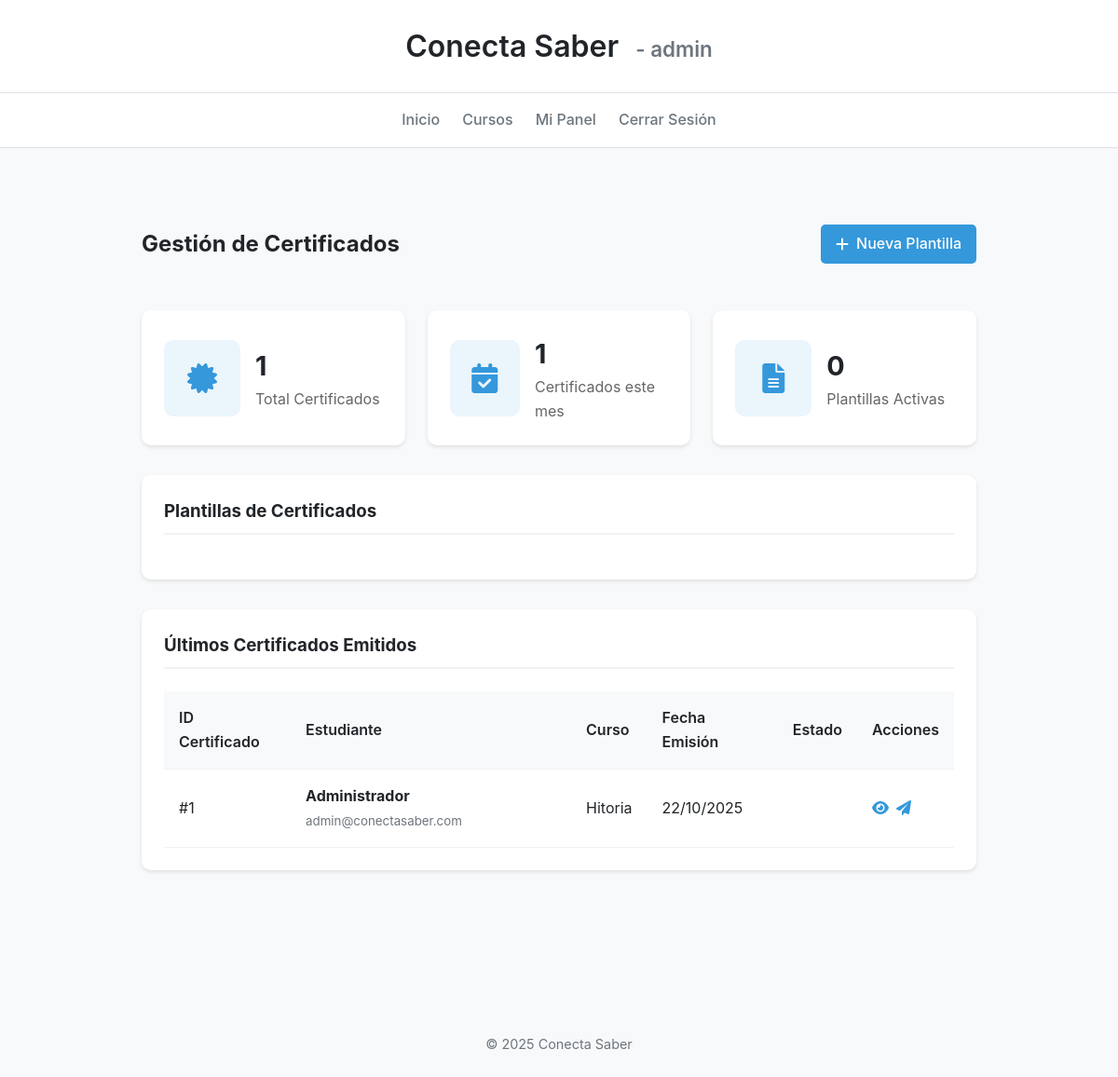
The app's page /administracion/certificados/ (signed in), older data.
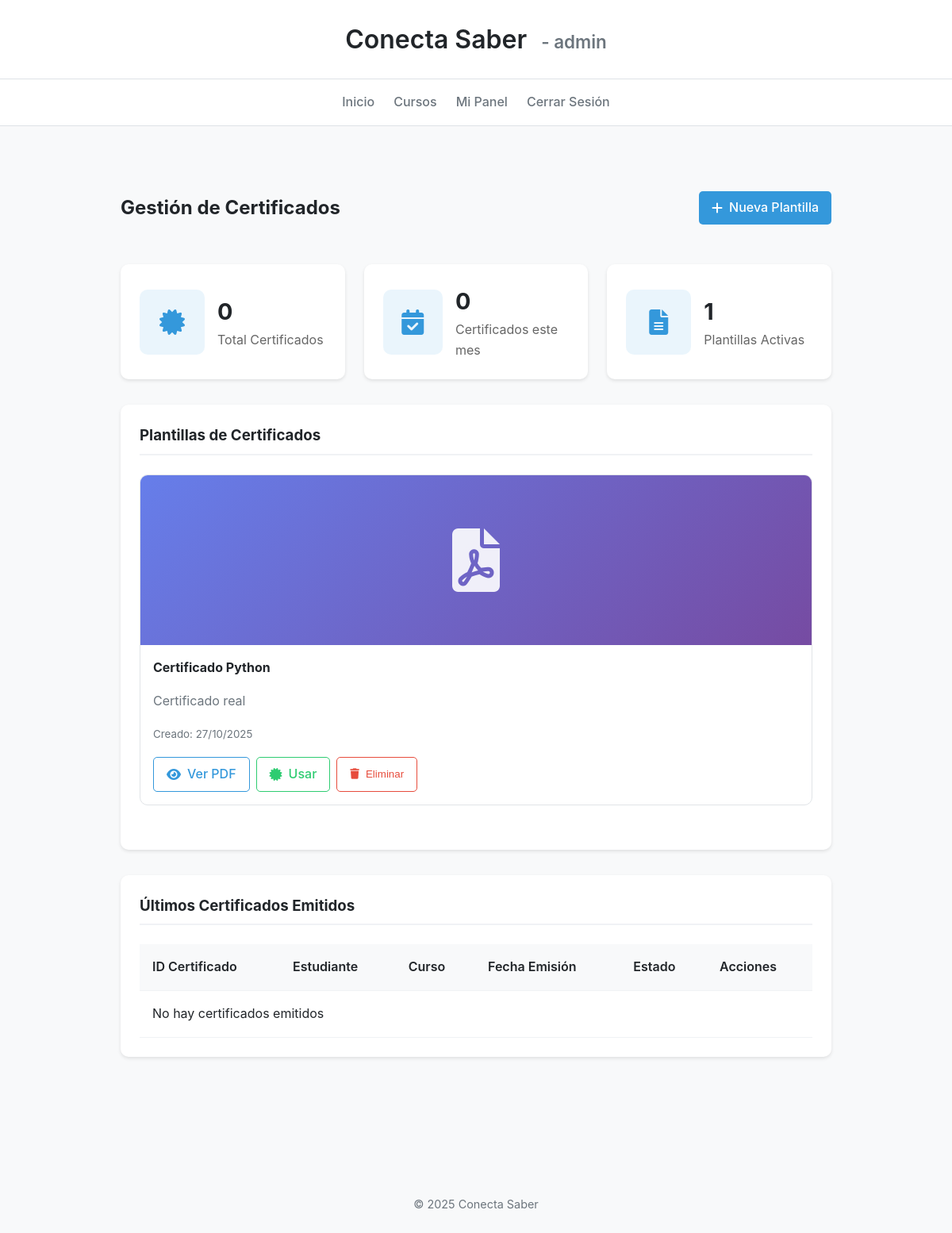
The same page, newer data.
### core/models.py (models this page shows, shortened)
class Certificado(models.Model):
    estudiante = models.ForeignKey(Usuario, on_delete=models.CASCADE, related_name='certificados')
    curso = models.ForeignKey(Curso, on_delete=models.CASCADE, related_name='certificados')
    fecha_emision = models.DateField(auto_now_add=True)
    codigo_unico_pdf = models.CharField(max_length=100, unique=True)
    archivo = models.FileField(upload_to='certificados/emitidos/')
    class Meta:
        ordering = ['-fecha_emision']
        unique_together = ('estudiante', 'curso')

class Usuario(AbstractUser):
    nombre_completo = models.CharField(max_length=100)
    es_estudiante = models.BooleanField(default=False)
    es_instructor = models.BooleanField(default=False)
    es_administrador = models.BooleanField(default=False)
    titulo_especialidad = models.CharField(max_length=100, blank=True, null=True, help_text="Título o especialidad del instructor (ej: 'Profesor de Historia', 'Ingeniero en Sistemas')")

class Curso(models.Model):
    instructor = models.ForeignKey(Usuario, on_delete=models.CASCADE, related_name='cursos')
    titulo = models.CharField(max_length=100)
    slug = models.SlugField(unique=True, blank=True)
    descripcion = models.TextField()
    precio = models.DecimalField(max_digits=10, decimal_places=2)
    tipo = models.CharField(
        max_length=20,
        choices=[('grabado', 'Grabado'), ('en vivo', 'En vivo')]
    )
    estado = models.CharField(
        max_length=20,
        choices=[('activo', 'Activo'), ('inactivo', 'Inactivo')],
        default='activo'
    )
    link_material = models.URLField(blank=True, null=True, help_text="Link opcional para material adicional del curso")
    archivo_pdf = models.FileField(upload_to='cursos/pdfs/', blank=True, null=True, help_text="Archivo PDF opcional para el curso")
    fecha_creacion = models.DateTimeField(auto_now_add=True)
    fecha_actualizacion = models.DateTimeField(auto_now=True)
    class Meta:
        ordering = ['-fecha_creacion']

class PlantillaCertificado(models.Model):
    nombre = models.CharField(max_length=100)
    descripcion = models.TextField(blank=True)
    archivo = models.FileField(upload_to='certificados/plantillas/')
    fecha_creacion = models.DateTimeField(auto_now_add=True)
    class Meta:
        ordering = ['-fecha_creacion']

### core/views.py (the view)
# urls.py: path('administracion/certificados/', views.admin_certificates, name='admin_certificates'),
@login_required
def admin_certificates(request: HttpRequest) -> HttpResponse:
    if not request.user.is_superuser:
        messages.error(request, 'No tienes permisos para acceder a esta sección.')
        return redirect('home')
    from .models import PlantillaCertificado
    from django.utils import timezone
    from datetime import timedelta
    certificados = Certificado.objects.all().order_by('-fecha_emision')
    plantillas = PlantillaCertificado.objects.all().order_by('-fecha_creacion')
    hoy = timezone.now()
    inicio_mes = hoy.replace(day=1)
    certificados_mes = Certificado.objects.filter(
        fecha_emision__gte=inicio_mes
    ).count()
    context = {
        'certificados': certificados,
        'plantillas': plantillas,
        'total_certificados': certificados.count(),
        'total_plantillas': plantillas.count(),
        'certificados_mes': certificados_mes,
    }
    return render(request, 'core/admin/certificates.html', context)

### core/templates/core/admin/certificates.html (shortened to what the changed rows need)
{% extends "core/base.html" %}
{% block content %}
<div class="admin-content">
    <div class="page-header">
        <h2>Gestión de Certificados</h2>
    </div>
    <div class="stats-grid">
        <div class="stat-card">
            <div class="stat-info">
                <h3>{{ total_certificados }}</h3>
                <p>Total Certificados</p>
            </div>
        </div>
        <div class="stat-card">
            <div class="stat-info">
                <h3>{{ certificados_mes }}</h3>
                <p>Certificados este mes</p>
            </div>
        </div>
        <div class="stat-card">
            <div class="stat-info">
                <h3>{{ total_plantillas }}</h3>
                <p>Plantillas Activas</p>
            </div>
        </div>
    </div>
    <div class="section">
        {% if plantillas %}
        <div class="template-grid">
            {% for plantilla in plantillas %}
            <div class="template-card">
                <div class="template-preview">
                    <i class="fas fa-file-pdf fa-5x"></i>
                </div>
                <div class="template-info">
                    <h4>{{ plantilla.nombre }}</h4>
                    <p class="text-muted">{{ plantilla.descripcion|default:"Sin descripción" }}</p>
                    <p class="text-muted"><small>Creado: {{ plantilla.fecha_creacion|date:"d/m/Y" }}</small></p>
                    <div class="template-actions">
                        <a href="{{ plantilla.archivo.url }}" class="btn btn-outline" target="_blank">
                            <i class="fas fa-eye"></i> Ver PDF
                        </a>
                        <a href="{% url 'admin_certificates' %}" class="btn btn-outline btn-success">
                            <i class="fas fa-certificate"></i> Usar
                        </a>
                        <button class="btn btn-outline btn-danger" onclick="deleteTemplate({{ plantilla.id }})">
                            <i class="fas fa-trash"></i> Eliminar
                        </button>
                    </div>
                </div>
            </div>
            {% endfor %}
        </div>
        {% endif %}
    </div>
    <div class="section">
        <div class="table-responsive">
            <table class="table">
                <thead>
                    <tr>
                        <th>ID Certificado</th>
                        <th>Estudiante</th>
                        <th>Curso</th>
                        <th>Fecha Emisión</th>
                        <th>Estado</th>
                        <th>Acciones</th>
                    </tr>
                </thead>
                <tbody>
                    {% for certificado in certificados %}
                    <tr>
                        <td>#{{ certificado.id }}</td>
                        <td>
                            <div class="user-info">
                                <strong>{{ certificado.estudiante.nombre_completo }}</strong>
                                <small class="text-muted d-block">{{ certificado.estudiante.email }}</small>
                            </div>
                        </td>
                        <td>{{ certificado.curso.titulo }}</td>
                        <td>{{ certificado.fecha_emision|date:"d/m/Y" }}</td>
                        <td>
                            <span class="status-badge {{ certificado.estado|lower }}">
                            </span>
                        </td>
                        <td>
                            <div class="action-buttons">
                                <a href="#" class="action-link" title="Ver" onclick="previewCertificate('{{ certificado.id }}')">
                                    <i class="fas fa-eye"></i>
                                </a>
                                <a href="#" class="action-link" title="Reenviar" onclick="resendCertificate('{{ certificado.id }}')">
                                    <i class="fas fa-paper-plane"></i>
                                </a>
                            </div>
                        </td>
                    </tr>
                    {% empty %}
                    <tr>
                        <td colspan="6" class="text-center">No hay certificados emitidos</td>
                    </tr>
                    {% endfor %}
                </tbody>
            </table>
        </div>
    </div>
</div>
{% endblock %}

Row changes from the older to the newer data that the page shows:
removed Certificado: id "1", estudiante.nombre_completo "Administrador", estudiante.email "admin@conectasaber.com", curso.titulo "Hitoria", fecha_emision "22/10/2025"
added PlantillaCertificado: nombre "Certificado Python", descripcion "Certificado real", fecha_creacion "27/10/2025"
Text that changed along with them:
{{ total_certificados }}: "1" → "0"
{{ certificados_mes }}: "1" → "0"
{{ total_plantillas }}: "0" → "1"
text now shown: "No hay certificados emitidos"
